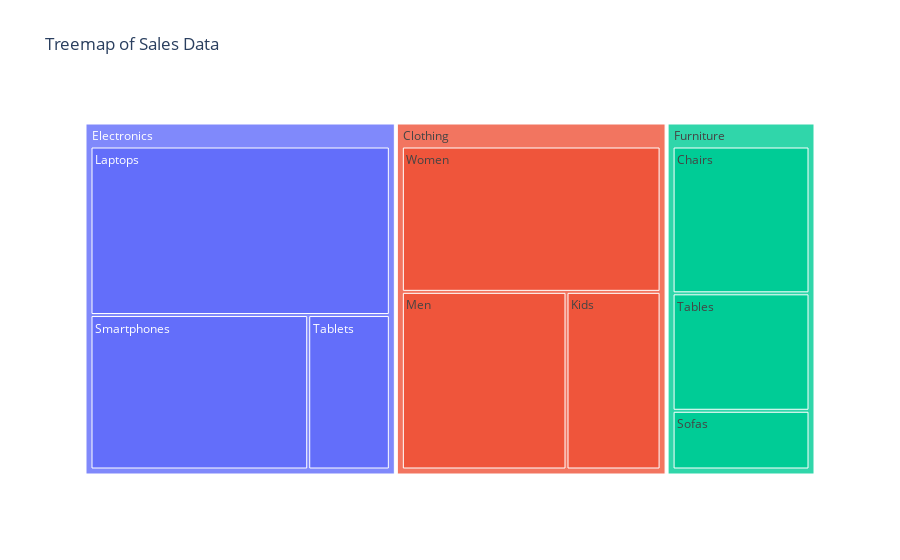

Notebook source saved alongside this figure:
### Code cell
# draw treemap
fig2 = px.treemap(sales_df, path=['Category','Subcategory'], values='Sales',title='Treemap of Sales Data')
fig2.show()

### Figure 1 — Plotly figure (JSON) as saved in the notebook; plotly's stock layout.template omitted (floating-point values rounded to 4 significant figures)
{"data": [{"branchvalues": "total", "domain": {"x": [0, 1], "y": [0, 1]}, "hovertemplate": "labels=%{label}<br>Sales=%{value}<br>parent=%{parent}<br>id=%{id}<extra></extra>", "ids": ["Furniture/Chairs", "Clothing/Kids", "Electronics/Laptops", "Clothing/Men", "Electronics/Smartphones", "Furniture/Sofas", "Furniture/Tables", "Electronics/Tablets", "Clothing/Women", "Clothing", "Electronics", "Furniture"], "labels": ["Chairs", "Kids", "Laptops", "Men", "Smartphones", "Sofas", "Tables", "Tablets", "Women", "Clothing", "Electronics", "Furniture"], "name": "", "parents": ["Furniture", "Clothing", "Electronics", "Clothing", "Electronics", "Furniture", "Furniture", "Electronics", "Clothing", "", "", ""], "type": "treemap", "values": [50000, 40000, 120000, 70000, 80000, 20000, 40000, 30000, 90000, 200000, 230000, 110000]}], "layout": {"legend": {"tracegroupgap": 0}, "title": {"text": "Treemap of Sales Data"}}}
